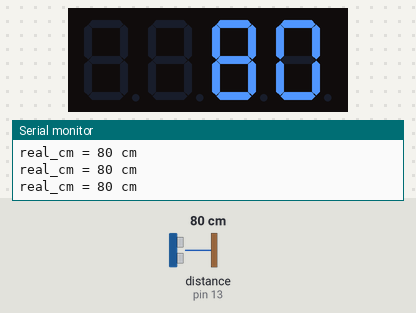
The sketch below on a simulated Arduino Leonardo, built for the host (arithmetic inside an expression is 32-bit, double 64-bit). Parts: 4-digit seven-segment display, the last lines printed to the serial monitor. Wiring (inferred from the names in the program): ultrasonic range finder: trigger pin 12; echo pin 13. Inputs (shaded band) come from the test bench; at power-on: distance to the obstacle (sensor on pin 13) 80 cm. The echo pulse lasts 58.3 µs per cm; WiFi joins after 1.5 s; servers stay silent unless stated.

Above: at 2.7 s.
2.8 s: distance to the obstacle (sensor on pin 13) set to 2 cm
At 3.7 s:
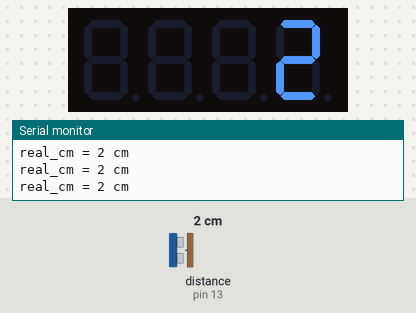
4.3 s: distance to the obstacle (sensor on pin 13) set to 4 cm
At 5.1 s:
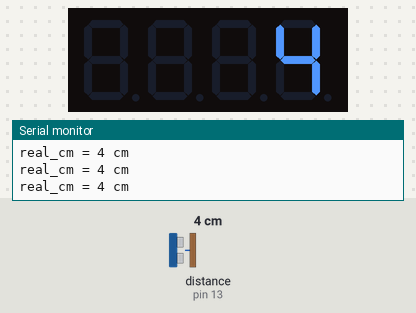
5.8 s: distance to the obstacle (sensor on pin 13) set to 9 cm
At 7.1 s:
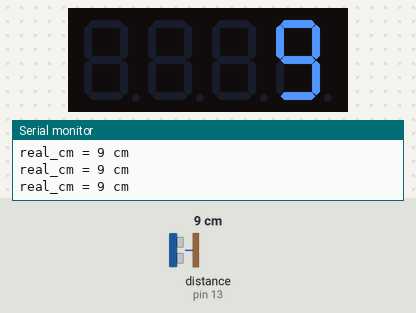
Timing chart, 0 to 8.8 s (numbered marks = the images above; inputs shaded):
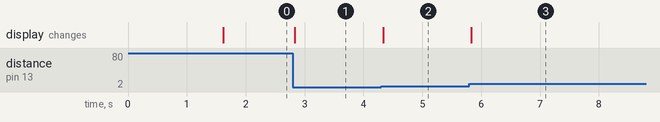

Measured:
- after the input at 2.8 s, the display: changes at once (image 1)
- after the input at 4.3 s, the display: changes at once (image 2)
- after the input at 5.8 s, the display: changes at once (image 3)

The sketch:

20210501_wifiWebServer.ino
```cpp
#include <TM1637Display.h>
#include "WiFiEsp.h"


// Emulate Serial1 on pins 6/7 if not present
#ifndef HAVE_HWSERIAL1
#include "SoftwareSerial.h"
SoftwareSerial Serial1(2, 3); // RX, TX    TX, RX를 반대로 하니까 된다.
#endif


//define microwave(초음파)
const int triggerPin = 12;
const int echoPin = 13;


//7디지트용 포트선언
const int DIO = 8; //Set the DIO pin connection to the display
const int CLK = 9; //Set the CLK pin connection to the display

TM1637Display display(CLK, DIO); //set up the 4-Digit Display.


// 와이파이
char ssid[] = "WIC";//"SH_SSID";            // your network SSID (name)
char pass[] = "with!@0919";//"lorryhop";        // your network password
int status = WL_IDLE_STATUS;     // the Wifi radio's status
int reqCount = 0;                // number of requests received

WiFiEspServer server(80);


void setup(){
  pinMode(triggerPin, OUTPUT);
  pinMode(echoPin, INPUT);

  display.setBrightness(0x0a); //set the diplay to maximum brightness


  // initialize serial for debugging
  Serial.begin(9600);
  // initialize serial for ESP module
  Serial1.begin(9600);
  // initialize ESP module
  WiFi.init(&Serial1);

  // check for the presence of the shield
  if (WiFi.status() == WL_NO_SHIELD) {
    Serial.println("WiFi shield not present");
    // don't continue
    while (true);
  }

  // attempt to connect to WiFi network
  while ( status != WL_CONNECTED) {
    Serial.print("Attempting to connect to WPA SSID: ");
    Serial.println(ssid);
    // Connect to WPA/WPA2 network
    status = WiFi.begin(ssid, pass);
  }

  Serial.println("You're connected to the network");

  printWifiStatus();

  // start the web server on port 80
  server.begin();
}


void loop(){
  long duration = 0L;
  long distance = 0L;

  digitalWrite(triggerPin, LOW);
  delayMicroseconds(2);
  digitalWrite(triggerPin, HIGH);
  delayMicroseconds(10);
  digitalWrite(triggerPin, LOW);

  duration = pulseIn(echoPin, HIGH);


  // 센서값 튐방지 평균함수호출
  distance = calcDistance(duration);

  //FND 표시창에 표시
  display.showNumberDec(distance);


  // listen for incoming clients
  WiFiEspClient client = server.available();

  if (client) {
    Serial.println("New client");
    // an http request ends with a blank line
    boolean currentLineIsBlank = true;

    while (client.connected()) {
      if (client.available()) {
        char c = client.read();
        Serial.write(c);
        // if you've gotten to the end of the line (received a newline
        // character) and the line is blank, the http request has ended,
        // so you can send a reply
        if (c == '\n' && currentLineIsBlank) {
          Serial.println("Sending response");
          // send a standard http response header
          // use \r\n instead of many println statements to speedup data send
          client.print(
            "HTTP/1.1 200 OK\r\n"
            "Content-Type: text/html\r\n"
            "Connection: close\r\n"
            "Refresh: 20\r\n"        // refresh the page automatically every 20 sec
            "\r\n");
          client.print("<!DOCTYPE HTML>\r\n");
          client.print("<html>\r\n");
          client.print("<h1>(:SWEET MONKEY:)</h1>\r\n");
          client.print("<h2>Fertilizer Water Tank Level Indicater</h2>\r\n");
          client.print("Requests received : ");
          client.print(++reqCount);
          client.print("<br>\r\n");
          client.print("Analog input distance_mm : ");
          client.print(distance);
          client.print("<br>\r\n");
          client.print("</html>\r\n");
          break;
        }

        if (c == '\n') {
          // you're starting a new line
          currentLineIsBlank = true;
        }

        else if (c != '\r') {
          // you've gotten a character on the current line
          currentLineIsBlank = false;
        }
      }
    }

    // give the web browser time to receive the data
    delay(2000);

    // close the connection:
    client.stop();
    Serial.println("Client disconnected");
  }
}


void printWifiStatus(){
  // print the SSID of the network you're attached to
  Serial.print("SSID: ");
  Serial.println(WiFi.SSID());

  // print your WiFi shield's IP address
  IPAddress ip = WiFi.localIP();
  Serial.print("IP Address: ");
  Serial.println(ip);

  // print where to go in the browser
  Serial.println();
  Serial.print("To see this page in action, open a browser to http://");
  Serial.println(ip);
  Serial.println();
}


long calcDistance(long duration)
{
  int real_cm = 0;

  real_cm = (int)duration/29/2;

  Serial.print("real_cm = ");
  Serial.print(real_cm);
  Serial.println(" cm");

  return real_cm;
}
```
